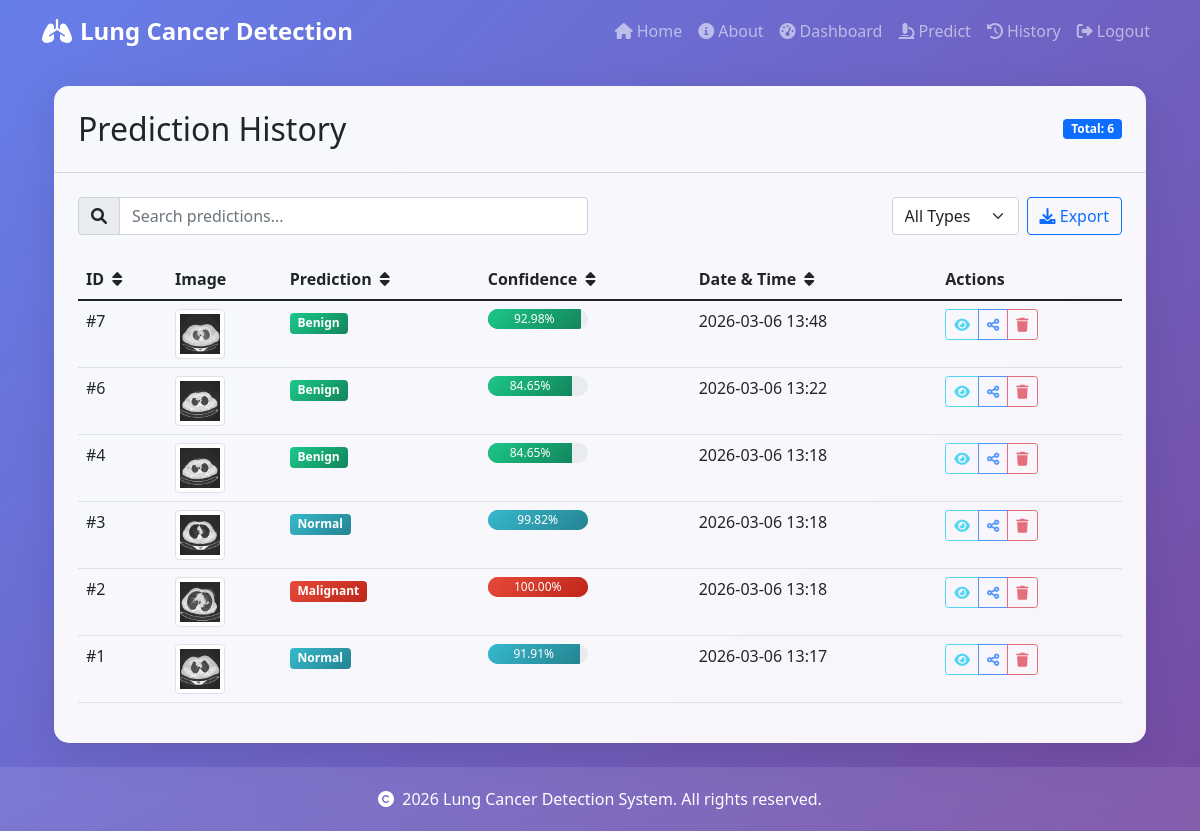
The page /history (signed in) on the database its author committed.
### app.py (models this page shows)
class Prediction(db.Model):
    id = db.Column(db.Integer, primary_key=True)
    image_filename = db.Column(db.String(100), nullable=False)
    prediction = db.Column(db.String(20), nullable=False)
    confidence = db.Column(db.Float, nullable=False)
    date_predicted = db.Column(db.DateTime, default=datetime.utcnow)
    user_id = db.Column(db.Integer, db.ForeignKey('user.id'), nullable=False)

### app.py (the view)
@app.route('/history')
@login_required
def history():
    page = request.args.get('page', 1, type=int)
    predictions = Prediction.query.filter_by(user_id=current_user.id)\
                    .order_by(Prediction.date_predicted.desc())\
                    .paginate(page=page, per_page=10)
    return render_template('history.html', title='History', predictions=predictions)

### app.py (called while the page is built)
@login_manager.user_loader
def load_user(user_id):
    return User.query.get(int(user_id))

@app.context_processor
def utility_processor():
    return {'now': datetime.now}

### templates/history.html (shortened to what this page needs)
{% extends "base.html" %}
{% block content %}
<div class="container">
    <div class="row">
        <div class="col-12">
            <div class="card animate__animated animate__fadeInDown">
                <div class="card-header bg-transparent d-flex justify-content-between align-items-center p-4">
                    <h2 class="mb-0">Prediction History</h2>
                    <span class="badge bg-primary">Total: {{ predictions.total }}</span>
                </div>
                <div class="card-body p-4">
                    <div class="row mb-4">
                        <div class="col-md-6">
                            <div class="input-group">
                                <span class="input-group-text"><i class="fas fa-search"></i></span>
                                <input type="text" class="form-control" id="searchInput" placeholder="Search predictions..." onkeyup="filterTable()">
                            </div>
                        </div>
                        <div class="col-md-6">
                            <div class="d-flex justify-content-end">
                                <select class="form-select w-auto" id="filterSelect" onchange="filterByType()">
                                    <option value="all">All Types</option>
                                </select>
                                <button class="btn btn-outline-primary ms-2" onclick="exportData()">
                                    <i class="fas fa-download"></i> Export
                                </button>
                            </div>
                        </div>
                    </div>
                    {% if predictions.items %}
                        <div class="table-responsive">
                            <table class="table table-hover" id="predictionsTable">
                                <thead>
                                    <tr>
                                        <th onclick="sortTable(0)">ID <i class="fas fa-sort ms-1"></i></th>
                                        <th>Image</th>
                                        <th onclick="sortTable(2)">Prediction <i class="fas fa-sort ms-1"></i></th>
                                        <th onclick="sortTable(3)">Confidence <i class="fas fa-sort ms-1"></i></th>
                                        <th onclick="sortTable(4)">Date & Time <i class="fas fa-sort ms-1"></i></th>
                                        <th>Actions</th>
                                    </tr>
                                </thead>
                                <tbody>
                                    {% for pred in predictions.items %}
                                    <tr>
                                        <td>#{{ pred.id }}</td>
                                        <td>
                                            <img src="{{ url_for('static', filename='uploads/' + pred.image_filename) }}"
                                                 class="img-thumbnail prediction-thumbnail"
                                                 style="width: 50px; height: 50px; object-fit: cover; cursor: pointer;"
                                                 alt="CT Scan"
                                                 onclick="showImageModal('{{ url_for('static', filename='uploads/' + pred.image_filename) }}')">
                                        </td>
                                        <td>
                                            <span class="badge bg-{{ 'success' if pred.prediction == 'Benign' else 'danger' if pred.prediction == 'Malignant' else 'info' }}">
                                                {{ pred.prediction }}
                                            </span>
                                        </td>
                                        <td>
                                            <div class="progress" style="height: 20px; width: 100px;">
                                                <div class="progress-bar bg-{{ 'success' if pred.prediction == 'Benign' else 'danger' if pred.prediction == 'Malignant' else 'info' }}"
                                                     role="progressbar"
                                                     style="width: {{ pred.confidence * 100 }}%;"
                                                     aria-valuenow="{{ pred.confidence * 100 }}"
                                                     aria-valuemin="0"
                                                     aria-valuemax="100">
                                                    {{ "%.2f"|format(pred.confidence * 100) }}%
                                                </div>
                                            </div>
                                        </td>
                                        <td>{{ pred.date_predicted.strftime('%Y-%m-%d %H:%M') }}</td>
                                        <td>
                                            <div class="btn-group" role="group">
                                                <button type="button" class="btn btn-sm btn-outline-info" onclick="viewDetails({{ pred.id }})">
                                                    <i class="fas fa-eye"></i>
                                                </button>
                                                <button type="button" class="btn btn-sm btn-outline-primary" onclick="sharePrediction({{ pred.id }})">
                                                    <i class="fas fa-share-alt"></i>
                                                </button>
                                                <a href="{{ url_for('delete_prediction', pred_id=pred.id) }}"
                                                   class="btn btn-sm btn-outline-danger"
                                                   onclick="return confirm('Are you sure you want to delete this prediction?')">
                                                    <i class="fas fa-trash"></i>
                                                </a>
                                            </div>
                                        </td>
                                    </tr>
                                    {% endfor %}
                                </tbody>
                            </table>
                        </div>
                    {% endif %}
                </div>
            </div>
        </div>
    </div>
</div>
{% endblock %}

### templates/base.html (shortened to what this page needs)
<!DOCTYPE html>
<html lang="en">
<head>
    <link href="https://cdn.jsdelivr.net/npm/bootstrap@5.1.3/dist/css/bootstrap.min.css" rel="stylesheet">
    <link rel="stylesheet" href="https://cdnjs.cloudflare.com/ajax/libs/font-awesome/6.0.0/css/all.min.css">
    <link rel="stylesheet" href="https://cdnjs.cloudflare.com/ajax/libs/animate.css/4.1.1/animate.min.css">
    <link rel="stylesheet" href="{{ url_for('static', filename='css/style.css') }}">
</head>
<body>
    <nav class="navbar navbar-expand-lg navbar-dark bg-transparent">
        <div class="container">
            <a class="navbar-brand" href="{{ url_for('index') }}">
                <i class="fas fa-lungs me-2"></i>Lung Cancer Detection
            </a>
            <div class="collapse navbar-collapse" id="navbarNav">
                <ul class="navbar-nav ms-auto">
                    <li class="nav-item">
                        <a class="nav-link" href="{{ url_for('index') }}">
                            <i class="fas fa-home me-1"></i>Home
                        </a>
                    </li>
                    <li class="nav-item">
                        <a class="nav-link" href="{{ url_for('about') }}">
                            <i class="fas fa-info-circle me-1"></i>About
                        </a>
                    </li>
                    {% if current_user.is_authenticated %}
                        <li class="nav-item">
                            <a class="nav-link" href="{{ url_for('dashboard') }}">
                                <i class="fas fa-tachometer-alt me-1"></i>Dashboard
                            </a>
                        </li>
                        <li class="nav-item">
                            <a class="nav-link" href="{{ url_for('predict') }}">
                                <i class="fas fa-microscope me-1"></i>Predict
                            </a>
                        </li>
                        <li class="nav-item">
                            <a class="nav-link" href="{{ url_for('history') }}">
                                <i class="fas fa-history me-1"></i>History
                            </a>
                        </li>
                        <li class="nav-item">
                            <a class="nav-link" href="{{ url_for('logout') }}">
                                <i class="fas fa-sign-out-alt me-1"></i>Logout
                            </a>
                        </li>
                    {% endif %}
                </ul>
            </div>
        </div>
    </nav>
    <main class="container my-4">
        {% block content %}{% endblock %}
    </main>
    <footer class="footer mt-auto">
        <div class="container text-center">
            <p class="mb-0">
                <i class="fas fa-copyright me-1"></i> 2026 Lung Cancer Detection System.
                All rights reserved.
            </p>
        </div>
    </footer>
</body>
</html>

### static/css/style.css (style rules this page uses)
:root { --primary-gradient: linear-gradient(135deg, #667eea 0%, #764ba2 100%); --success-gradient: linear-gradient(135deg, #1cc88a 0%, #13855c 100%); --info-gradient: linear-gradient(135deg, #36b9cc 0%, #258391 100%); --warning-gradient: linear-gradient(135deg, #f6c23e 0%, #dda20a 100%); --danger-gradient: linear-gradient(135deg, #e74a3b 0%, #be2617 100%); }

### templates/base.html (style rules this page uses)
:root { --primary-color: #4e73df; --success-color: #1cc88a; --info-color: #36b9cc; --warning-color: #f6c23e; --danger-color: #e74a3b; }
body { background: linear-gradient(135deg, #667eea 0%, #764ba2 100%); min-height: 100vh; }
.navbar-brand { font-weight: 700; font-size: 1.5rem; }
.card { border: none; border-radius: 15px; box-shadow: 0 10px 40px rgba(0,0,0,0.1); backdrop-filter: blur(10px); background: rgba(255, 255, 255, 0.95); }
.footer { background: rgba(255, 255, 255, 0.1); backdrop-filter: blur(10px); color: white; padding: 20px 0; margin-top: 50px; }

### templates/history.html (style rules this page uses)
.prediction-thumbnail { transition: transform 0.3s ease; cursor: pointer; }
.bg-success { background: linear-gradient(135deg, #1cc88a 0%, #13855c 100%); }
.bg-danger { background: linear-gradient(135deg, #e74a3b 0%, #be2617 100%); }
.bg-info { background: linear-gradient(135deg, #36b9cc 0%, #258391 100%); }
.progress { border-radius: 10px; overflow: hidden; }
.btn-group { opacity: 0.7; transition: opacity 0.3s ease; }

### rows shown on the page
Prediction: id "7", image_filename (picture), prediction "Benign", pred.confidence*100 "92.98", date_predicted "2026-03-06 13:48"
Prediction: id "6", image_filename (picture), prediction "Benign", pred.confidence*100 "84.65", date_predicted "2026-03-06 13:22"
Prediction: id "4", image_filename (picture), prediction "Benign", pred.confidence*100 "84.65", date_predicted "2026-03-06 13:18"
Prediction: id "3", image_filename (picture), prediction "Normal", pred.confidence*100 "99.82", date_predicted "2026-03-06 13:18"
Prediction: id "2", image_filename (picture), prediction "Malignant", pred.confidence*100 "100.00", date_predicted "2026-03-06 13:18"
Prediction: id "1", image_filename (picture), prediction "Normal", pred.confidence*100 "91.91", date_predicted "2026-03-06 13:17"

### other values the page prints
{{ predictions.total }} "6"
